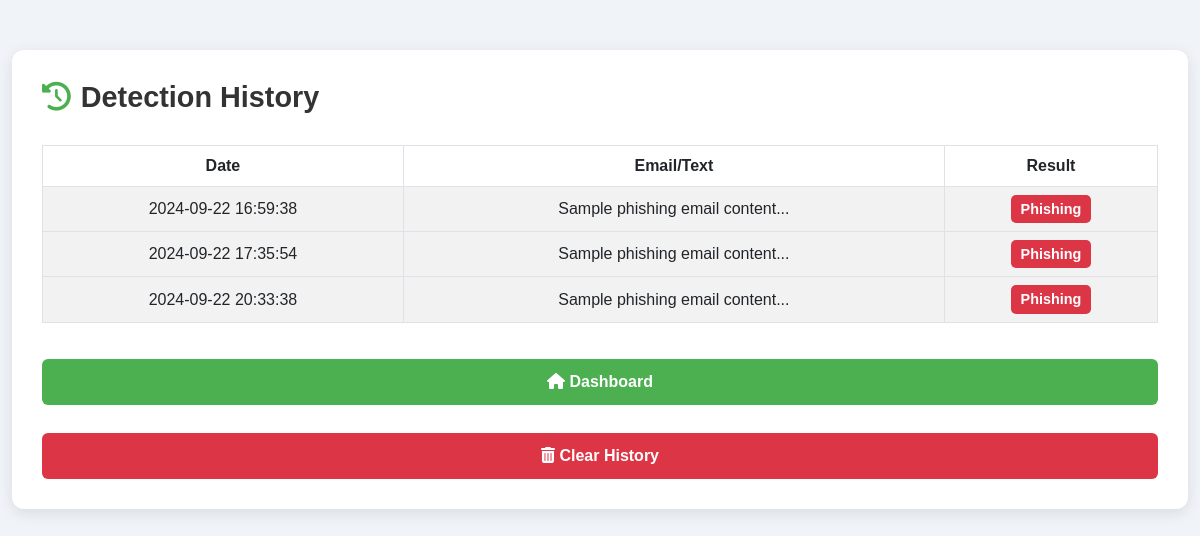
Page /history (signed in) on the earlier database version.
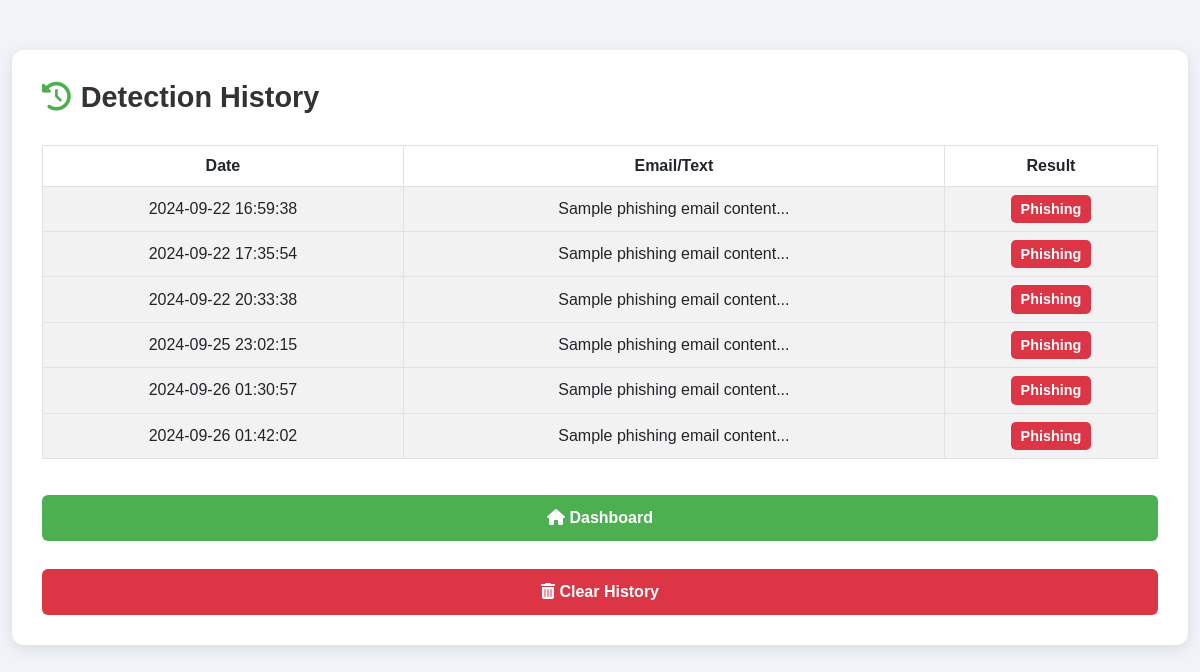
Same page on the later database version.
### tables this page shows
CREATE TABLE detection_history (
                    id INTEGER PRIMARY KEY AUTOINCREMENT,
                    user_id INTEGER,
                    email_text TEXT,
                    result TEXT,
                    detection_date TIMESTAMP DEFAULT CURRENT_TIMESTAMP,
                    FOREIGN KEY (user_id) REFERENCES users(id) ON DELETE CASCADE
                );

### app.py (the view)
@app.route('/history')
@login_required
def history():
    conn = get_db_connection()
    if conn:
        history = conn.execute('SELECT * FROM detection_history WHERE user_id = ?', (current_user.id,)).fetchall()
        conn.close()
        return render_template('history.html', history=history)
    else:
        flash('Error fetching history', 'danger')
        return redirect(url_for('index'))

### app.py (called while the page is built)
@login_manager.user_loader
def load_user(user_id):
    return User(user_id)

def get_db_connection():
    try:
        conn = sqlite3.connect('users.db')  # Connect to SQLite database
        conn.row_factory = sqlite3.Row  # Return rows as dictionaries
        return conn
    except sqlite3.Error as e:
        logging.error(f"Database connection error: {e}")
        return None

### templates/history.html (shortened to what this page needs)
<!DOCTYPE html>
<html lang="en">
<head>
    <link href="https://cdn.jsdelivr.net/npm/bootstrap@5.3.0-alpha1/dist/css/bootstrap.min.css" rel="stylesheet">
    <link href="https://cdnjs.cloudflare.com/ajax/libs/font-awesome/6.0.0-beta3/css/all.min.css" rel="stylesheet">
</head>
<body>
    <div class="container">
        <div class="history-container">
            <h2><i class="fas fa-history"></i> Detection History</h2>
            {% if history %}
            <table class="table table-striped table-bordered">
                <thead>
                    <tr>
                        <th>Date</th>
                        <th>Email/Text</th>
                        <th>Result</th>
                    </tr>
                </thead>
                <tbody>
                    {% for entry in history %}
                    <tr>
                        <td>{{ entry['detection_date'] }}</td>
                        <td>{{ entry['email_text'][:50] }}...</td>
                        <td>
                            {% if "Non-Phishing" in entry['result'] %}
                            <span class="badge badge-success">{{ entry['result'] }}</span>
                            {% else %}
                            <span class="badge badge-danger">{{ entry['result'] }}</span>
                            {% endif %}
                        </td>
                    </tr>
                    {% endfor %}
                </tbody>
            </table>
            {% else %}
            <p>No detection history found.</p>
            {% endif %}
            <div class="d-grid gap-2">
                <a href="{{ url_for('index') }}" class="btn btn-custom"><i class="fas fa-home"></i> Dashboard</a>
                <button class="btn btn-clear" data-bs-toggle="modal" data-bs-target="#clearHistoryModal">
                    <i class="fas fa-trash-alt"></i> Clear History
                </button>
            </div>
        </div>
    </div>
</body>
</html>

### templates/history.html (style rules this page uses)
body { font-family: 'Poppins', sans-serif; background-color: #f0f4f8; color: #333; margin: 0; padding: 0; animation: fadeIn 1s ease-in-out; }
.container { margin-top: 50px; max-width: 1200px; }
.history-container { background-color: #ffffff; padding: 30px; border-radius: 12px; box-shadow: 0 4px 15px rgba(0, 0, 0, 0.1); }
.history-container h2 { display: flex; align-items: center; margin-bottom: 30px; font-size: 1.8rem; font-weight: 600; color: #333; }
.history-container h2 i { margin-right: 10px; color: #4CAF50; }
table { width: 100%; border-collapse: collapse; margin-bottom: 20px; }
th { background-color: #4CAF50; color:#000000; font-weight: bold; text-align: center; padding: 10px; border-radius: 5px; }
td { padding: 15px; background-color: #f9f9f9; color: #555; text-align: center; vertical-align: middle; }
tr:nth-child(even) td { background-color: #f2f2f2; }
.badge { font-size: 0.9rem; padding: 7px 10px; font-weight: 600; border-radius: 5px; }
.badge-danger { background-color: #dc3545; color: #fff; }
.btn-custom { background-color: #4CAF50; color: white; font-size: 1rem; font-weight: 600; transition: background-color 0.3s ease, transform 0.2s ease; }
.btn-clear { background-color: #dc3545; color: white; font-size: 1rem; font-weight: 600; }
.d-grid .btn { padding: 10px 0; margin-top: 20px; }

Differences in the rows shown:
added detection_history: detection_date "2024-09-25 23:02:15", email_text "Sample phishing email content", result "Phishing"
added detection_history: detection_date "2024-09-26 01:30:57", email_text "Sample phishing email content", result "Phishing"
added detection_history: detection_date "2024-09-26 01:42:02", email_text "Sample phishing email content", result "Phishing"
